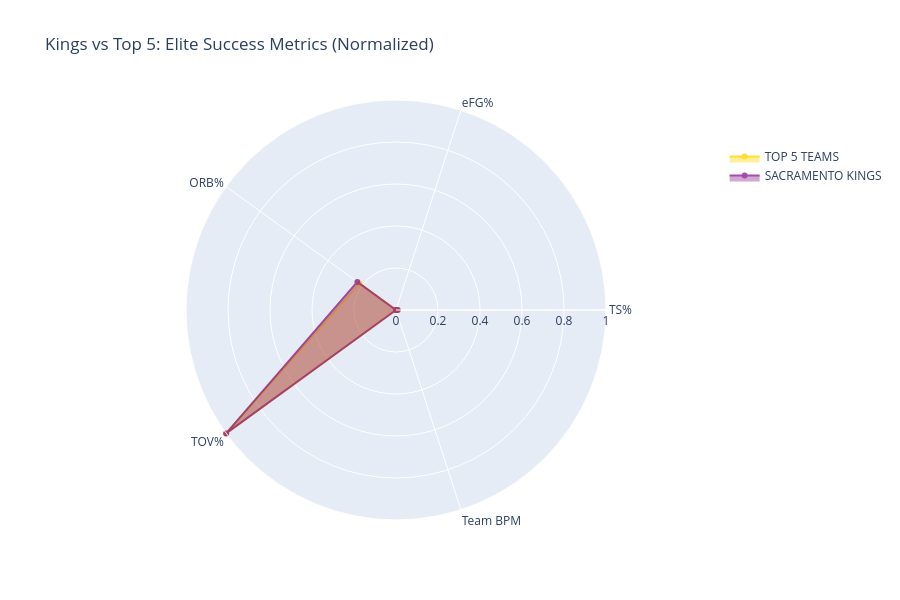
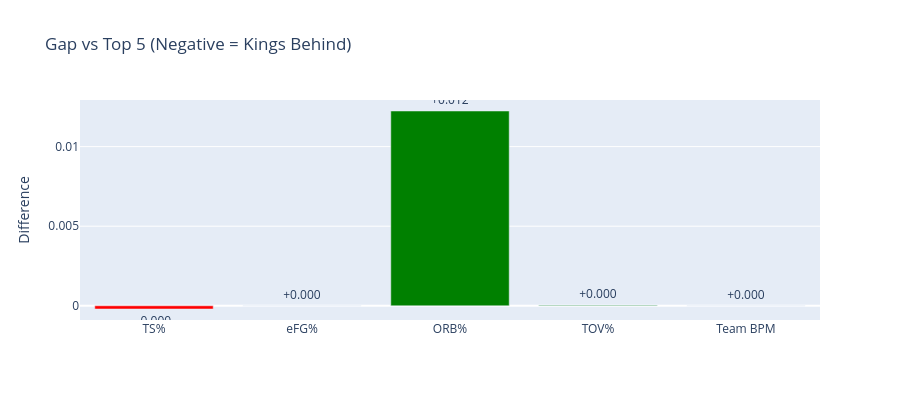

Notebook code for these charts, in order:
### Code cell
# --- METRICS TO PLOT ---
metrics = ['ts_pct', 'efg_pct', 'orb_pct', 'tov_pct', 'bpm_avg']
labels = ['TS%', 'eFG%', 'ORB%', 'TOV%', 'Team BPM']

# Invert TOV% (lower = better)
top5_vals = [top5_avg[m] for m in metrics]
kings_vals = [kings_val[m] for m in metrics]
kings_vals[3] = 1 - kings_vals[3]  # invert TOV%
top5_vals[3] = 1 - top5_vals[3]

# Normalize to 0–1
all_vals = top5_vals + kings_vals
v_min, v_max = min(all_vals), max(all_vals)
top5_norm = [(v - v_min)/(v_max - v_min) for v in top5_vals]
kings_norm = [(v - v_min)/(v_max - v_min) for v in kings_vals]

# --- RADAR ---
fig = go.Figure()

fig.add_trace(go.Scatterpolar(
    r=top5_norm, theta=labels, fill='toself',
    name='TOP 5 TEAMS', line_color='gold', opacity=0.8
))
fig.add_trace(go.Scatterpolar(
    r=kings_norm, theta=labels, fill='toself',
    name='SACRAMENTO KINGS', line_color='purple', opacity=0.7
))

fig.update_layout(
    polar=dict(radialaxis=dict(visible=True, range=[0, 1])),
    title="Kings vs Top 5: Elite Success Metrics (Normalized)",
    height=600,
    legend=dict(y=0.9)
)

# --- ADD BAR CHART BELOW ---
fig_bar = go.Figure()

gaps = [kings_val[m] - top5_avg[m] for m in metrics]
gaps[3] *= -1  # TOV

fig_bar.add_trace(go.Bar(
    x=labels,
    y=gaps,
    text=[f"{g:+.3f}" for g in gaps],
    textposition='outside',
    marker_color=['red' if g < 0 else 'green' for g in gaps]
))

fig_bar.update_layout(
    title="Gap vs Top 5 (Negative = Kings Behind)",
    yaxis_title="Difference",
    height=400
)

# --- SHOW BOTH ---
fig.show()
fig_bar.show()

### Figure 1 — Plotly figure (JSON) as saved in the notebook; plotly's stock layout.template omitted (floating-point values rounded to 4 significant figures)
{"data": [{"fill": "toself", "line": {"color": "gold"}, "name": "TOP 5 TEAMS", "opacity": 0.8, "r": [0.008251, 0, 0.2152, 1.0, 0], "theta": ["TS%", "eFG%", "ORB%", "TOV%", "Team BPM"], "type": "scatterpolar"}, {"fill": "toself", "line": {"color": "purple"}, "name": "SACRAMENTO KINGS", "opacity": 0.7, "r": [0.008049, 0, 0.2275, 1, 0], "theta": ["TS%", "eFG%", "ORB%", "TOV%", "Team BPM"], "type": "scatterpolar"}], "layout": {"height": 600, "legend": {"y": 0.9}, "polar": {"radialaxis": {"range": [0, 1], "visible": true}}, "title": {"text": "Kings vs Top 5: Elite Success Metrics (Normalized)"}}}

### Figure 2 — Plotly figure (JSON) as saved in the notebook; plotly's stock layout.template omitted (floating-point values rounded to 4 significant figures)
{"data": [{"marker": {"color": ["red", "green", "green", "green", "green"]}, "text": ["-0.000", "+0.000", "+0.012", "+0.000", "+0.000"], "textposition": "outside", "type": "bar", "x": ["TS%", "eFG%", "ORB%", "TOV%", "Team BPM"], "y": [-0.0002014, 0, 0.01224, 4.175e-05, 0]}], "layout": {"height": 400, "title": {"text": "Gap vs Top 5 (Negative = Kings Behind)"}, "yaxis": {"title": {"text": "Difference"}}}}
